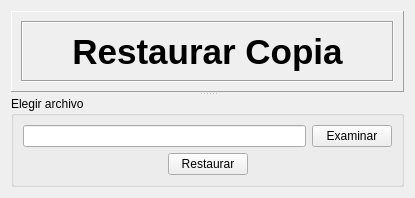
<?xml version="1.0" encoding="UTF-8"?>
<ui version="4.0">
 <class>WidgetRestaurarCopiaSeguridad</class>
 <widget class="QWidget" name="WidgetRestaurarCopiaSeguridad">
  <property name="geometry">
   <rect>
    <x>0</x>
    <y>0</y>
    <width>415</width>
    <height>198</height>
   </rect>
  </property>
  <property name="sizePolicy">
   <sizepolicy hsizetype="Fixed" vsizetype="Fixed">
    <horstretch>0</horstretch>
    <verstretch>0</verstretch>
   </sizepolicy>
  </property>
  <property name="minimumSize">
   <size>
    <width>415</width>
    <height>198</height>
   </size>
  </property>
  <property name="maximumSize">
   <size>
    <width>415</width>
    <height>198</height>
   </size>
  </property>
  <property name="windowTitle">
   <string>Form</string>
  </property>
  <layout class="QGridLayout" name="gridLayout_2">
   <item row="0" column="0">
    <widget class="QSplitter" name="splitter">
     <property name="orientation">
      <enum>Qt::Vertical</enum>
     </property>
     <widget class="QFrame" name="frame">
      <property name="sizePolicy">
       <sizepolicy hsizetype="Expanding" vsizetype="Fixed">
        <horstretch>0</horstretch>
        <verstretch>0</verstretch>
       </sizepolicy>
      </property>
      <property name="minimumSize">
       <size>
        <width>0</width>
        <height>81</height>
       </size>
      </property>
      <property name="maximumSize">
       <size>
        <width>16777215</width>
        <height>81</height>
       </size>
      </property>
      <property name="frameShape">
       <enum>QFrame::Panel</enum>
      </property>
      <property name="frameShadow">
       <enum>QFrame::Raised</enum>
      </property>
      <layout class="QVBoxLayout" name="verticalLayout_3">
       <item>
        <widget class="QFrame" name="frame_2">
         <property name="frameShape">
          <enum>QFrame::Box</enum>
         </property>
         <property name="frameShadow">
          <enum>QFrame::Sunken</enum>
         </property>
         <layout class="QVBoxLayout" name="verticalLayout">
          <item>
           <widget class="QLabel" name="label">
            <property name="text">
             <string>&lt;!DOCTYPE HTML PUBLIC &quot;-//W3C//DTD HTML 4.0//EN&quot; &quot;http://www.w3.org/TR/REC-html40/strict.dtd&quot;&gt;
&lt;html&gt;&lt;head&gt;&lt;meta name=&quot;qrichtext&quot; content=&quot;1&quot; /&gt;&lt;style type=&quot;text/css&quot;&gt;
p, li { white-space: pre-wrap; }
&lt;/style&gt;&lt;/head&gt;&lt;body style=&quot; font-family:'MS Shell Dlg 2'; font-size:8.25pt; font-weight:400; font-style:normal;&quot;&gt;
&lt;p align=&quot;center&quot; style=&quot; margin-top:0px; margin-bottom:0px; margin-left:0px; margin-right:0px; -qt-block-indent:0; text-indent:0px;&quot;&gt;&lt;span style=&quot; font-size:26pt; font-weight:600;&quot;&gt;Restaurar Copia&lt;/span&gt;&lt;/p&gt;&lt;/body&gt;&lt;/html&gt;</string>
            </property>
           </widget>
          </item>
         </layout>
        </widget>
       </item>
      </layout>
     </widget>
     <widget class="QGroupBox" name="groupBox">
      <property name="sizePolicy">
       <sizepolicy hsizetype="Preferred" vsizetype="Preferred">
        <horstretch>0</horstretch>
        <verstretch>0</verstretch>
       </sizepolicy>
      </property>
      <property name="title">
       <string>Elegir archivo</string>
      </property>
      <layout class="QGridLayout" name="gridLayout">
       <item row="0" column="0">
        <layout class="QVBoxLayout" name="verticalLayout_2">
         <item>
          <layout class="QHBoxLayout" name="horizontalLayout">
           <item>
            <widget class="QLineEdit" name="leOrigen"/>
           </item>
           <item>
            <widget class="QPushButton" name="pbExaminar">
             <property name="text">
              <string>Examinar</string>
             </property>
            </widget>
           </item>
          </layout>
         </item>
         <item>
          <layout class="QHBoxLayout" name="horizontalLayout_2">
           <item>
            <spacer name="horizontalSpacer_2">
             <property name="orientation">
              <enum>Qt::Horizontal</enum>
             </property>
             <property name="sizeHint" stdset="0">
              <size>
               <width>40</width>
               <height>20</height>
              </size>
             </property>
            </spacer>
           </item>
           <item>
            <widget class="QPushButton" name="pbRestaurar">
             <property name="text">
              <string>Restaurar</string>
             </property>
            </widget>
           </item>
           <item>
            <spacer name="horizontalSpacer">
             <property name="orientation">
              <enum>Qt::Horizontal</enum>
             </property>
             <property name="sizeHint" stdset="0">
              <size>
               <width>40</width>
               <height>20</height>
              </size>
             </property>
            </spacer>
           </item>
          </layout>
         </item>
        </layout>
       </item>
      </layout>
     </widget>
    </widget>
   </item>
  </layout>
 </widget>
 <resources/>
 <connections/>
</ui>
